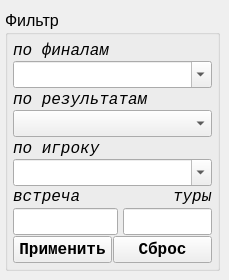
      <widget class="QWidget" name="tab_3">
       <attribute name="title">
        <string>ФИН</string>
       </attribute>
       <widget class="QGroupBox" name="groupBox_filter_group_3">
        <property name="geometry">
         <rect>
          <x>5</x>
          <y>10</y>
          <width>215</width>
          <height>261</height>
         </rect>
        </property>
        <property name="font">
         <font>
          <pointsize>12</pointsize>
          <weight>50</weight>
          <bold>false</bold>
         </font>
        </property>
        <property name="title">
         <string>Фильтр</string>
        </property>
        <layout class="QVBoxLayout" name="verticalLayout_32">
         <property name="spacing">
          <number>1</number>
         </property>
         <property name="leftMargin">
          <number>5</number>
         </property>
         <property name="topMargin">
          <number>5</number>
         </property>
         <property name="rightMargin">
          <number>5</number>
         </property>
         <property name="bottomMargin">
          <number>5</number>
         </property>
         <item>
          <layout class="QVBoxLayout" name="verticalLayout_36">
           <property name="spacing">
            <number>1</number>
           </property>
           <item>
            <widget class="QLabel" name="label_38">
             <property name="font">
              <font>
               <family>Courier New</family>
               <pointsize>12</pointsize>
               <italic>true</italic>
              </font>
             </property>
             <property name="text">
              <string>по финалам</string>
             </property>
            </widget>
           </item>
           <item>
            <widget class="QComboBox" name="comboBox_filter_final">
             <property name="editable">
              <bool>true</bool>
             </property>
            </widget>
           </item>
          </layout>
         </item>
         <item>
          <layout class="QVBoxLayout" name="verticalLayout_38">
           <property name="spacing">
            <number>1</number>
           </property>
           <item>
            <widget class="QLabel" name="label_40">
             <property name="font">
              <font>
               <family>Courier New</family>
               <pointsize>12</pointsize>
               <italic>true</italic>
              </font>
             </property>
             <property name="text">
              <string>по результатам</string>
             </property>
            </widget>
           </item>
           <item>
            <widget class="QComboBox" name="comboBox_filter_played_fin"/>
           </item>
          </layout>
         </item>
         <item>
          <layout class="QVBoxLayout" name="verticalLayout_39">
           <property name="spacing">
            <number>1</number>
           </property>
           <item>
            <widget class="QLabel" name="label_41">
             <property name="font">
              <font>
               <family>Courier New</family>
               <pointsize>12</pointsize>
               <italic>true</italic>
              </font>
             </property>
             <property name="text">
              <string>по игроку</string>
             </property>
            </widget>
           </item>
           <item>
            <widget class="QComboBox" name="comboBox_find_name_fin">
             <property name="font">
              <font>
               <pointsize>12</pointsize>
              </font>
             </property>
             <property name="editable">
              <bool>true</bool>
             </property>
            </widget>
           </item>
          </layout>
         </item>
         <item>
          <layout class="QVBoxLayout" name="verticalLayout_40">
           <property name="spacing">
            <number>1</number>
           </property>
           <item>
            <layout class="QHBoxLayout" name="horizontalLayout_29">
             <item>
              <widget class="QLabel" name="label_44">
               <property name="sizePolicy">
                <sizepolicy hsizetype="Minimum" vsizetype="Preferred">
                 <horstretch>0</horstretch>
                 <verstretch>0</verstretch>
                </sizepolicy>
               </property>
               <property name="font">
                <font>
                 <family>Courier New</family>
                 <pointsize>12</pointsize>
                 <italic>true</italic>
                </font>
               </property>
               <property name="text">
                <string>&lt;html&gt;&lt;head/&gt;&lt;body&gt;&lt;p&gt;встреча&lt;/p&gt;&lt;/body&gt;&lt;/html&gt;</string>
               </property>
              </widget>
             </item>
             <item>
              <spacer name="horizontalSpacer_10">
               <property name="orientation">
                <enum>Qt::Horizontal</enum>
               </property>
               <property name="sizeHint" stdset="0">
                <size>
                 <width>40</width>
                 <height>20</height>
                </size>
               </property>
              </spacer>
             </item>
             <item>
              <widget class="QLabel" name="label_61">
               <property name="sizePolicy">
                <sizepolicy hsizetype="Minimum" vsizetype="Preferred">
                 <horstretch>0</horstretch>
                 <verstretch>0</verstretch>
                </sizepolicy>
               </property>
               <property name="font">
                <font>
                 <family>Courier New</family>
                 <pointsize>12</pointsize>
                 <italic>true</italic>
                </font>
               </property>
               <property name="text">
                <string>&lt;html&gt;&lt;head/&gt;&lt;body&gt;&lt;p&gt;туры&lt;/p&gt;&lt;/body&gt;&lt;/html&gt;</string>
               </property>
              </widget>
             </item>
            </layout>
           </item>
           <item>
            <layout class="QHBoxLayout" name="horizontalLayout_30">
             <property name="spacing">
              <number>5</number>
             </property>
             <item>
              <widget class="QLineEdit" name="lineEdit_num_game_fin">
               <property name="sizePolicy">
                <sizepolicy hsizetype="Preferred" vsizetype="Fixed">
                 <horstretch>0</horstretch>
                 <verstretch>0</verstretch>
                </sizepolicy>
               </property>
               <property name="font">
                <font>
                 <weight>75</weight>
                 <bold>true</bold>
                </font>
               </property>
               <property name="alignment">
                <set>Qt::AlignCenter</set>
               </property>
              </widget>
             </item>
             <item>
              <spacer name="horizontalSpacer_11">
               <property name="orientation">
                <enum>Qt::Horizontal</enum>
               </property>
               <property name="sizeHint" stdset="0">
                <size>
                 <width>40</width>
                 <height>20</height>
                </size>
               </property>
              </spacer>
             </item>
             <item>
              <widget class="QLineEdit" name="lineEdit_tour">
               <property name="sizePolicy">
                <sizepolicy hsizetype="Preferred" vsizetype="Fixed">
                 <horstretch>0</horstretch>
                 <verstretch>0</verstretch>
                </sizepolicy>
               </property>
               <property name="alignment">
                <set>Qt::AlignCenter</set>
               </property>
              </widget>
             </item>
            </layout>
           </item>
          </layout>
         </item>
         <item>
          <layout class="QHBoxLayout" name="horizontalLayout_31">
           <property name="spacing">
            <number>1</number>
           </property>
           <item>
            <widget class="QPushButton" name="Button_filter_fin">
             <property name="font">
              <font>
               <family>Courier New</family>
               <pointsize>12</pointsize>
               <weight>75</weight>
               <bold>true</bold>
              </font>
             </property>
             <property name="text">
              <string>Применить</string>
             </property>
            </widget>
           </item>
           <item>
            <widget class="QPushButton" name="Button_reset_filter_fin">
             <property name="font">
              <font>
               <family>Courier New</family>
               <pointsize>12</pointsize>
               <weight>75</weight>
               <bold>true</bold>
              </font>
             </property>
             <property name="text">
              <string>Сброс</string>
             </property>
            </widget>
           </item>
          </layout>
         </item>
        </layout>
       </widget>
      </widget>
